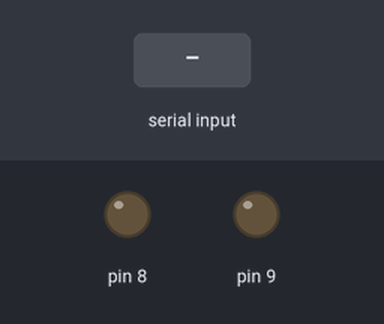
A sketch run on a simulated Arduino Uno, built with avr-gcc and run on an emulated ATmega328P. Shown: output pins drawn as LEDs (lit = HIGH). The test bench sets the inputs (shaded band).

Above: at 1.2 s.
1.3 s: "H" received over Serial
At 1.7 s:
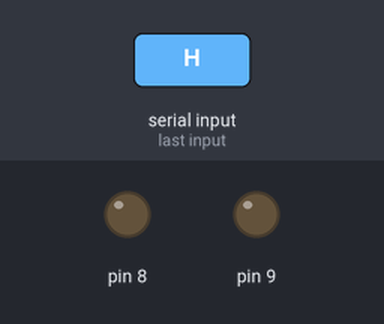
2.9 s: "L" received over Serial
At 4.1 s:
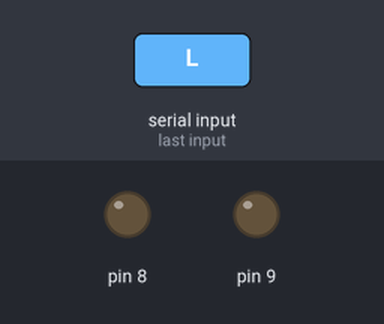
Timing chart, 0 to 5.9 s (numbered marks = the images above; inputs shaded):
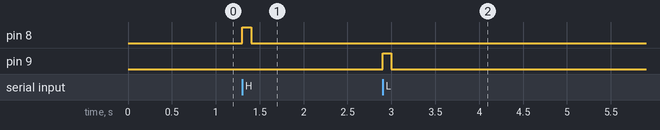

Measured:
- after the input at 1.3 s, pin 8: LOW → HIGH at once, → LOW 0.10 s later
- after the input at 2.9 s, pin 9: LOW → HIGH at once, → LOW 0.10 s later

The sketch:

trigger_receiver.ino
```cpp
void setup() {
  pinMode(8,OUTPUT);
  pinMode(9,OUTPUT);
  Serial.begin(9600);
}

void loop() {
  if(Serial.available() > 0) {
    char command = Serial.read();
    if (command == 'H') {
      digitalWrite(8, HIGH);
      delay(100);
      digitalWrite(8,LOW);
    } else if (command == 'L') {
      digitalWrite(9, HIGH);
      delay(100);
      digitalWrite(9,LOW);
    }
  }
}
```
